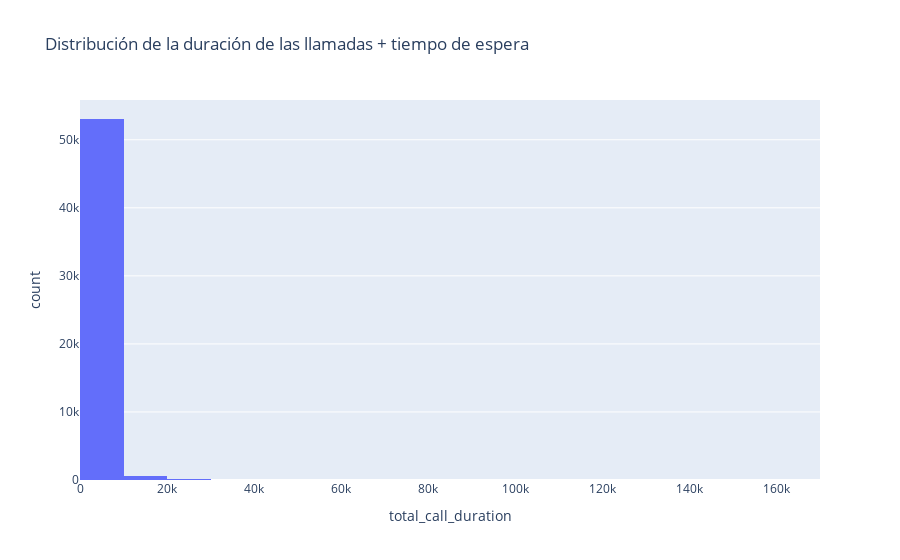

Notebook code cell kept with this figure:
### Code cell
fig = px.histogram(data, x='total_call_duration', nbins = 30, title='Distribución de la duración de las llamadas + tiempo de espera')
fig.show()

### Figure 1 — Plotly figure (JSON) as saved in the notebook; plotly's stock layout.template omitted (floating-point values rounded to 4 significant figures; data arrays with more than 128 entries replaced by an {"elided": "..."} marker saying what was removed)
{"data": [{"bingroup": "x", "hovertemplate": "total_call_duration=%{x}<br>count=%{y}<extra></extra>", "legendgroup": "", "marker": {"color": "#636efa", "pattern": {"shape": ""}}, "name": "", "nbinsx": 30, "orientation": "v", "showlegend": false, "type": "histogram", "x": {"elided": "53902 int values"}, "xaxis": "x", "yaxis": "y"}], "layout": {"barmode": "relative", "legend": {"tracegroupgap": 0}, "title": {"text": "Distribución de la duración de las llamadas + tiempo de espera"}, "xaxis": {"anchor": "y", "domain": [0, 1], "title": {"text": "total_call_duration"}}, "yaxis": {"anchor": "x", "domain": [0, 1], "title": {"text": "count"}}}}
